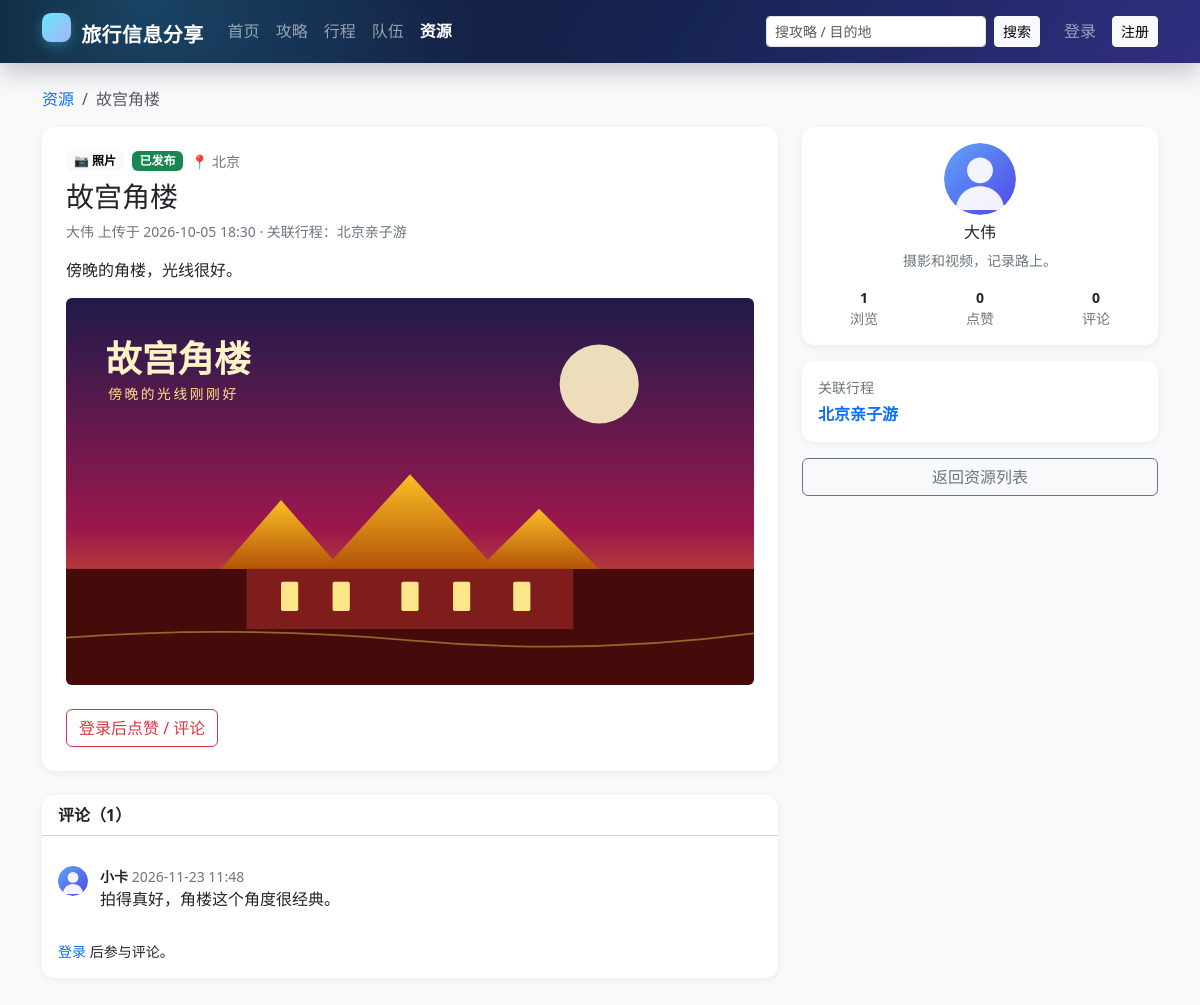
The page /resource.php?id=1 on the database its author committed.
### tables this page shows
CREATE TABLE `resource` (
  `id`            INT UNSIGNED NOT NULL AUTO_INCREMENT,
  `uploader_id`   INT UNSIGNED NOT NULL,
  `trip_id`       INT UNSIGNED DEFAULT NULL COMMENT '关联行程，可为空',
  `type`          ENUM('photo','video','doc') NOT NULL,
  `title`         VARCHAR(100) NOT NULL,
  `description`   VARCHAR(500) DEFAULT NULL,
  `file_url`      VARCHAR(500) NOT NULL,
  `cover`         VARCHAR(500) DEFAULT NULL,
  `location`      VARCHAR(100) DEFAULT NULL COMMENT '拍摄/关联地点',
  `view_count`    INT UNSIGNED NOT NULL DEFAULT 0,
  `like_count`    INT UNSIGNED NOT NULL DEFAULT 0,
  `comment_count` INT UNSIGNED NOT NULL DEFAULT 0,
  `status`        ENUM('pending','published','rejected','hidden') NOT NULL DEFAULT 'pending',
  `created_at`    DATETIME NOT NULL DEFAULT CURRENT_TIMESTAMP,
  `updated_at`    DATETIME NOT NULL DEFAULT CURRENT_TIMESTAMP COMMENT '仅内容编辑时由应用更新',
  PRIMARY KEY (`id`),
  KEY `idx_resource_uploader` (`uploader_id`,`status`),
  KEY `idx_resource_status_time` (`status`,`created_at`),
  KEY `idx_resource_trip` (`trip_id`),
  KEY `idx_resource_type` (`type`),
  CONSTRAINT `fk_resource_uploader` FOREIGN KEY (`uploader_id`) REFERENCES `user` (`id`) ON DELETE RESTRICT ON UPDATE CASCADE,
  CONSTRAINT `fk_resource_trip`     FOREIGN KEY (`trip_id`)     REFERENCES `trip` (`id`) ON DELETE SET NULL ON UPDATE CASCADE
);

CREATE TABLE `user` (
  `id`            INT UNSIGNED NOT NULL AUTO_INCREMENT COMMENT '用户ID',
  `username`      VARCHAR(50)  NOT NULL                COMMENT '登录名，唯一',
  `password_hash` VARCHAR(255) NOT NULL                COMMENT 'password_hash() 生成的密码散列',
  `nickname`      VARCHAR(50)  NOT NULL                COMMENT '昵称',
  `avatar`        VARCHAR(500) DEFAULT NULL             COMMENT '头像URL',
  `gender`        ENUM('unknown','male','female','other') NOT NULL DEFAULT 'unknown' COMMENT '性别',
  `email`         VARCHAR(100) DEFAULT NULL             COMMENT '邮箱，唯一（可为空）',
  `phone`         VARCHAR(20)  DEFAULT NULL             COMMENT '手机号',
  `intro`         VARCHAR(500) DEFAULT NULL             COMMENT '个人简介',
  `role`          ENUM('user','admin') NOT NULL DEFAULT 'user'   COMMENT '角色',
  `status`        ENUM('active','disabled') NOT NULL DEFAULT 'active' COMMENT '账号状态',
  `created_at`    DATETIME NOT NULL DEFAULT CURRENT_TIMESTAMP,
  `updated_at`    DATETIME NOT NULL DEFAULT CURRENT_TIMESTAMP ON UPDATE CURRENT_TIMESTAMP,
  PRIMARY KEY (`id`),
  UNIQUE KEY `uk_user_username` (`username`),
  UNIQUE KEY `uk_user_email` (`email`),
  KEY `idx_user_role_status` (`role`,`status`),
  KEY `idx_user_nickname` (`nickname`),
  CONSTRAINT `chk_user_username_len` CHECK (CHAR_LENGTH(`username`) BETWEEN 3 AND 50),
  CONSTRAINT `chk_user_nickname_len` CHECK (CHAR_LENGTH(`nickname`) BETWEEN 1 AND 50)
);

CREATE TABLE `trip` (
  `id`          INT UNSIGNED NOT NULL AUTO_INCREMENT,
  `owner_id`    INT UNSIGNED NOT NULL COMMENT '行程所有者',
  `title`       VARCHAR(100) NOT NULL,
  `destination` VARCHAR(100) NOT NULL,
  `start_date`  DATE NOT NULL,
  `end_date`    DATE NOT NULL,
  `budget`      DECIMAL(12,2) NOT NULL DEFAULT 0.00,
  `cover`       VARCHAR(500) DEFAULT NULL,
  `description` VARCHAR(1000) DEFAULT NULL,
  `visibility`  ENUM('private','team','public') NOT NULL DEFAULT 'private',
  `status`      ENUM('planning','ongoing','finished') NOT NULL DEFAULT 'planning',
  `created_at`  DATETIME NOT NULL DEFAULT CURRENT_TIMESTAMP,
  `updated_at`  DATETIME NOT NULL DEFAULT CURRENT_TIMESTAMP ON UPDATE CURRENT_TIMESTAMP,
  PRIMARY KEY (`id`),
  KEY `idx_trip_owner` (`owner_id`,`status`),
  KEY `idx_trip_destination` (`destination`),
  KEY `idx_trip_start` (`start_date`),
  CONSTRAINT `fk_trip_owner` FOREIGN KEY (`owner_id`) REFERENCES `user` (`id`) ON DELETE RESTRICT ON UPDATE CASCADE,
  CONSTRAINT `chk_trip_dates`  CHECK (`end_date` >= `start_date`),
  CONSTRAINT `chk_trip_budget` CHECK (`budget` >= 0)
);

CREATE TABLE `comment` (
  `id`          BIGINT UNSIGNED NOT NULL AUTO_INCREMENT,
  `guide_id`    INT UNSIGNED DEFAULT NULL COMMENT '攻略评论时填写',
  `resource_id` INT UNSIGNED DEFAULT NULL COMMENT '资源评论时填写',
  `user_id`     INT UNSIGNED NOT NULL COMMENT '评论者',
  `parent_id`   BIGINT UNSIGNED DEFAULT NULL COMMENT '回复的上级评论',
  `content`     TEXT NOT NULL,
  `created_at`  DATETIME NOT NULL DEFAULT CURRENT_TIMESTAMP,
  PRIMARY KEY (`id`),
  KEY `idx_comment_guide` (`guide_id`,`created_at`),
  KEY `idx_comment_resource` (`resource_id`,`created_at`),
  KEY `idx_comment_user` (`user_id`),
  KEY `idx_comment_parent` (`parent_id`),
   
   
  CONSTRAINT `fk_comment_guide`    FOREIGN KEY (`guide_id`)    REFERENCES `guide` (`id`)    ON DELETE RESTRICT ON UPDATE RESTRICT,
  CONSTRAINT `fk_comment_resource` FOREIGN KEY (`resource_id`) REFERENCES `resource` (`id`) ON DELETE RESTRICT ON UPDATE RESTRICT,
  CONSTRAINT `fk_comment_user`     FOREIGN KEY (`user_id`)     REFERENCES `user` (`id`)     ON DELETE CASCADE ON UPDATE CASCADE,
  CONSTRAINT `fk_comment_parent`   FOREIGN KEY (`parent_id`)   REFERENCES `comment` (`id`)  ON DELETE CASCADE ON UPDATE CASCADE,
  CONSTRAINT `chk_comment_target` CHECK (
    (`guide_id` IS NOT NULL AND `resource_id` IS NULL)
    OR (`guide_id` IS NULL AND `resource_id` IS NOT NULL)
  ),
  CONSTRAINT `chk_comment_content` CHECK (CHAR_LENGTH(`content`) > 0)
);

### app/db.php (called while the page is built, shortened)
<?php
function db(): PDO
{
    static $pdo = null;
    if ($pdo instanceof PDO) {
        return $pdo;
    }
    $c = config('db');
    $dsn = sprintf(
        'mysql:host=%s;port=%d;dbname=%s;charset=%s',
        $c['host'],
        (int) $c['port'],
        $c['name'],
        $c['charset']
    );
    $pdo = new PDO($dsn, $c['user'], $c['pass'], [
        PDO::ATTR_ERRMODE            => PDO::ERRMODE_EXCEPTION,
        PDO::ATTR_DEFAULT_FETCH_MODE => PDO::FETCH_ASSOC,
        PDO::ATTR_EMULATE_PREPARES   => false,
        PDO::ATTR_STRINGIFY_FETCHES  => false,
    ]);
    $pdo->exec("SET time_zone = '+08:00'");
    return $pdo;
}
function db_all(string $sql, array $params = []): array
{
    $stmt = db()->prepare($sql);
    $stmt->execute($params);
    return $stmt->fetchAll();
}
function db_one(string $sql, array $params = []): ?array
{
    $stmt = db()->prepare($sql);
    $stmt->execute($params);
    $row = $stmt->fetch();
    return $row === false ? null : $row;
}

### app/auth.php (called while the page is built, shortened)
<?php
function current_user(): ?array
{
    if (empty($_SESSION['user_id'])) {
        return null;
    }
    static $cache = [];
    $id = (int) $_SESSION['user_id'];
    $user = db_one(
        'SELECT * FROM `user` WHERE `id` = ? AND `status` = "active" LIMIT 1',
        [$id]
    );
    return $cache[$id] = $user;
}

### public/resource.php (the view, shortened to what this page needs)
<?php
$id = (int) query('id');
$resource = db_one(
    'SELECT r.*, u.`nickname`, u.`avatar`, u.`intro`, t.`title` AS `trip_title`
     FROM `resource` r
     JOIN `user` u ON u.`id` = r.`uploader_id`
     LEFT JOIN `trip` t ON t.`id` = r.`trip_id`
     WHERE r.`id` = ? LIMIT 1',
    [$id]
);
$me = current_user();
$uid = $me !== null ? (int) $me['id'] : 0;
$canManage = $me !== null && ((int) $resource['uploader_id'] === $uid || is_admin());
$resource['view_count'] = (int) $resource['view_count'] + 1;
$liked = $me !== null && db_one('SELECT `id` FROM `like_record` WHERE `user_id` = ? AND `resource_id` = ?', [$uid, $id]) !== null;
$comments = db_all(
    'SELECT c.*, u.`nickname`, u.`avatar`, p.`content` AS `parent_content`, pu.`nickname` AS `parent_nickname`
     FROM `comment` c
     JOIN `user` u ON u.`id` = c.`user_id`
     LEFT JOIN `comment` p ON p.`id` = c.`parent_id`
     LEFT JOIN `user` pu ON pu.`id` = p.`user_id`
     WHERE c.`resource_id` = ?
     ORDER BY c.`created_at` ASC',
    [$id]
);
$replyComment = null;
$typeLabels = ['photo' => '照片', 'video' => '视频', 'doc' => '文档'];
$typeIcons = ['photo' => '📷', 'video' => '🎬', 'doc' => '📄'];
$fileUrl = (string) $resource['file_url'];
require APP_ROOT . '/app/views/header.php';
?>
<nav aria-label="breadcrumb">
    <ol class="breadcrumb small">
        <li class="breadcrumb-item"><a href="<?= e(url('/resources.php')) ?>">资源</a></li>
        <li class="breadcrumb-item active"><?= e(excerpt($resource['title'], 24)) ?></li>
    </ol>
</nav>
<div class="row g-4">
    <div class="col-lg-8">
        <div class="card border-0 shadow-sm">
            <div class="card-body p-4">
                <div class="d-flex flex-wrap gap-2 align-items-center mb-2">
                    <span class="badge text-bg-light"><?= $typeIcons[$resource['type']] ?? '📁' ?> <?= e($typeLabels[$resource['type']] ?? $resource['type']) ?></span>
                    <?= status_html($resource['status']) ?>
                    <?php if (!empty($resource['location'])): ?><span class="small text-secondary">📍 <?= e($resource['location']) ?></span><?php endif; ?>
                </div>
                <h1 class="h3"><?= e($resource['title']) ?></h1>
                <div class="small text-secondary mb-3">
                    <?= e($resource['nickname']) ?> 上传于 <?= e(format_dt($resource['created_at'])) ?>
                    <?php if (!empty($resource['trip_title'])): ?> · 关联行程：<?= e($resource['trip_title']) ?><?php endif; ?>
                </div>
                <?php if (!empty($resource['description'])): ?><p class="mb-3"><?= nl2br(e($resource['description'])) ?></p><?php endif; ?>
                <div class="mb-4">
                    <?php if ($resource['type'] === 'photo'): ?>
                        <img class="img-fluid rounded w-100" src="<?= e(cover_url($fileUrl)) ?>" alt="<?= e($resource['title']) ?>">
                    <?php endif; ?>
                </div>
                <?php if ($me !== null): ?>
                    <div class="d-flex flex-wrap gap-2 align-items-center">
                        <form method="post">
                            <?= csrf_field() ?>
                            <input type="hidden" name="action" value="like">
                            <button class="btn <?= $liked ? 'btn-danger' : 'btn-outline-danger' ?>" type="submit">
                                <?= $liked ? '已赞' : '点赞' ?> <span class="badge text-bg-light"><?= (int) $resource['like_count'] ?></span>
                            </button>
                        </form>
                        <a class="btn btn-outline-secondary" href="#comment-form">评论 <?= (int) $resource['comment_count'] ?></a>
                        <?php if ($canManage && $resource['status'] !== 'hidden'): ?>
                            <form method="post" onsubmit="return confirm('隐藏后其他用户将看不到该资源，确定吗？');" class="ms-auto">
                                <?= csrf_field() ?>
                                <input type="hidden" name="action" value="hide">
                                <button class="btn btn-outline-secondary" type="submit">隐藏资源</button>
                            </form>
                        <?php endif; ?>
                    </div>
                <?php else: ?>
                    <a class="btn btn-outline-danger" href="<?= e(url('/login.php?next=' . rawurlencode('/resource.php?id=' . $id))) ?>">登录后点赞 / 评论</a>
                <?php endif; ?>
            </div>
        </div>
        <div class="card border-0 shadow-sm mt-4" id="comments">
            <div class="card-header bg-white fw-semibold">评论（<?= count($comments) ?>）</div>
            <div class="card-body">
                <?php foreach ($comments as $comment): ?>
                    <div class="comment-item" id="comment-<?= (int) $comment['id'] ?>">
                        <img class="avatar avatar-sm" src="<?= e(avatar_url($comment['avatar'])) ?>" alt="">
                        <div class="flex-grow-1">
                            <div class="small"><strong><?= e($comment['nickname']) ?></strong> <span class="text-secondary"><?= e(format_dt($comment['created_at'])) ?></span></div>
                            <div><?= nl2br(e($comment['content'])) ?></div>
                        </div>
                    </div>
                <?php endforeach; ?>
                <?php if ($me !== null): ?>
                    <form method="post" class="mt-3" id="comment-form">
                        <?= csrf_field() ?>
                        <input type="hidden" name="action" value="comment">
                        <?php if ($replyComment !== null): ?>
                            <input type="hidden" name="parent_id" value="<?= (int) $replyComment['id'] ?>">
                            <div class="alert alert-light border py-2 small d-flex justify-content-between">
                                <span>回复 <?= e($replyComment['nickname']) ?>：<?= e(excerpt($replyComment['content'], 80)) ?></span>
                                <a href="<?= e(url('/resource.php?id=' . $id . '#comment-form')) ?>">取消</a>
                            </div>
                        <?php endif; ?>
                        <label class="form-label" for="content">发表评论</label>
                        <textarea class="form-control" id="content" name="content" rows="3" maxlength="1000" required></textarea>
                        <button class="btn btn-primary mt-2" type="submit">发布评论</button>
                    </form>
                <?php else: ?>
                    <p class="small mt-3 mb-0"><a href="<?= e(url('/login.php?next=' . rawurlencode('/resource.php?id=' . $id))) ?>">登录</a> 后参与评论。</p>
                <?php endif; ?>
            </div>
        </div>
    </div>
    <div class="col-lg-4">
        <div class="card border-0 shadow-sm">
            <div class="card-body text-center">
                <img class="avatar avatar-lg" src="<?= e(avatar_url($resource['avatar'])) ?>" alt="">
                <h2 class="h6 mt-2"><?= e($resource['nickname']) ?></h2>
                <p class="small text-secondary"><?= e(excerpt($resource['intro'] ?? '', 60)) ?></p>
                <div class="row text-center small">
                    <div class="col"><div class="fw-semibold"><?= (int) $resource['view_count'] ?></div><div class="text-secondary">浏览</div></div>
                    <div class="col"><div class="fw-semibold"><?= (int) $resource['like_count'] ?></div><div class="text-secondary">点赞</div></div>
                    <div class="col"><div class="fw-semibold"><?= (int) $resource['comment_count'] ?></div><div class="text-secondary">评论</div></div>
                </div>
            </div>
        </div>
        <?php if (!empty($resource['trip_title'])): ?>
            <div class="card border-0 shadow-sm mt-3">
                <div class="card-body">
                    <div class="small text-secondary mb-1">关联行程</div>
                    <a class="fw-semibold text-decoration-none" href="<?= e(url('/trip.php?id=' . (int) $resource['trip_id'])) ?>"><?= e($resource['trip_title']) ?></a>
                </div>
            </div>
        <?php endif; ?>
        <a class="btn btn-outline-secondary w-100 mt-3" href="<?= e(url('/resources.php')) ?>">返回资源列表</a>
    </div>
</div>
<?php require APP_ROOT . '/app/views/footer.php'; ?>

### public/assets/style.css (style rules this page uses)
:root { --brand: #0d6efd; --ink: #1f2937; --muted: #6b7280; }
body { background: #f5f7fa; color: var(--ink); }
a { text-decoration: none; }
.card { border-radius: .8rem; }
.card-header { border-top-left-radius: .8rem !important; border-top-right-radius: .8rem !important; }
.shadow-sm { box-shadow: 0 .125rem .5rem rgba(15, 23, 42, .06) !important; }
.avatar { width: 40px; height: 40px; border-radius: 50%; object-fit: cover; background: #e9ecef; flex: 0 0 auto; }
.avatar-sm { width: 30px; height: 30px; }
.avatar-lg { width: 72px; height: 72px; }
.comment-item { display: flex; gap: .75rem; padding: .85rem 0; border-bottom: 1px solid #f1f3f5; }
.comment-item:last-of-type { border-bottom: 0; }

### rows shown on the page
resource: title "故宫角楼", type "📷", type "照片", location "北京", uploader.nickname "大伟", created_at "2026-10-05 18:30", trip.title "北京亲子游", description "傍晚的角楼，光线很好。", file_url (picture), uploader.intro "摄影和视频，记录路上。", id "1", like_count "0", comment_count "0"
comment: user.nickname "小卡", created_at "2026-11-23 11:48", content "拍得真好，角楼这个角度很经典。"

### other values the page prints
$label "已发布"
count($comments) "1"
